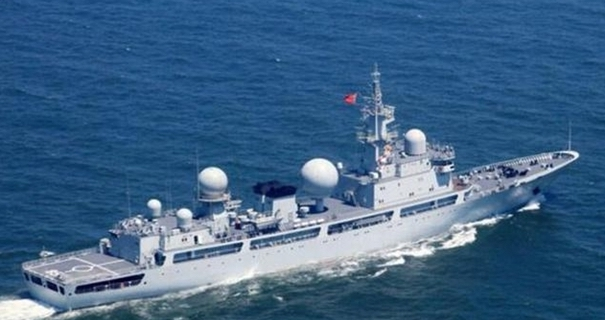
#> input picture nice/libs_quick_start_demos/bitmap2svg/v0.2.4/0013.png, 605 x 320 px
$ python quick_start_demo.py
#> lines starting #> are read from the running program, lines starting #| are printed output that depends on the picture
### bitmap2svg/__init__.py
import numpy as np
from PIL import Image
import sys

def bitmap_to_svg(
    image: Image.Image,
    num_colors: int | None = None, # User specifies desired colors, None for adaptive.
    resize: bool = True,           # Whether to resize the image before processing.
    target_size: tuple[int, int] = (384, 384), # Target (width, height) for resizing.
    simplification_epsilon_factor: float = 0.009, # Controls polygon simplification.
    min_contour_area: float = 10.0,              # Minimum area for a polygon to be included.
    max_features_to_render: int = 0,              # Max number of polygons (0 for unlimited).
    use_processed_mask: bool = False,         # Whether to use processed mask before finding contours.
    adaptive_epsilon: bool = False,           # Whether to use adaptive calculated epsilon in approxPolyDP.
    use_smooth_paths: bool = False      # Whether to use simple Bezier curve output instead of polygon output.
) -> str:
    """
    Converts a PIL Image object to an SVG string using the C++ backend.

    The C++ backend handles color quantization (including adaptive color count
    if num_colors is None or <=0), contour detection, polygon simplification,
    and SVG generation.

    Args:
        image: The input PIL.Image.Image object.
        num_colors: The desired number of dominant colors in the SVG.
                    If None or <=0, the C++ backend will adaptively choose
                    the number of colors.
        resize: If True, the image will be resized to `target_size` before
                conversion. This can significantly affect processing time and
                output complexity.
        target_size: A tuple (width, height) for resizing if `resize` is True.
        simplification_epsilon_factor: Controls polygon simplification.
                                       Higher values mean more simplification and
                                       fewer points in polygons. Corresponds to
                                       the epsilon factor used in Douglas-Peucker.
                                       Default: 0.009.
        min_contour_area: The minimum area (in pixels^2 of the processed image)
                          for a detected contour to be included in the SVG.
                          Helps filter out noise or very small details.
                          Default: 10.0.
        max_features_to_render: The maximum number of distinct colored polygons
                                (features) to render in the SVG. If 0, all
                                features passing other filters will be rendered.
                                Features are typically sorted by area descending,
                                so this effectively renders the largest N features.
                                Default: 0 (unlimited).
        use_processed_mask: Whether to use processed mask before finding contours.
        adaptive_epsilon: Whether to use adaptive calculated epsilon in approxPolyDP.
        use_smooth_paths: Whether to use simple Bezier curve output instead of polygon output.

    Returns:
        A string containing the SVG code.

    Raises:
        TypeError: If the input image is not a PIL.Image.Image instance.
        ValueError: If target_size is not valid.
        ImportError: If the C++ core module cannot be imported.
        RuntimeError: If an error occurs during C++ processing.
    """
    if not isinstance(image, Image.Image):
        raise TypeError("Input 'image' must be a PIL.Image.Image instance.")

    if not (isinstance(target_size, tuple) and len(target_size) == 2 and
            all(isinstance(dim, int) and dim > 0 for dim in target_size)):
        raise ValueError("target_size must be a tuple of two positive integers (width, height).")

    original_pil_width, original_pil_height = image.size

    # Work on a copy of the image to avoid modifying the original PIL Image object.
    processed_image = image.copy()

    if resize:
        # print(f"Resizing image from {processed_image.size} to {target_size}", file=sys.stderr)
        processed_image = processed_image.resize(target_size, Image.LANCZOS) # LANCZOS for high quality resize

    # Ensure the image is in RGB format, as C++ expects 3 channels.
    if processed_image.mode != 'RGB':
        processed_image = processed_image.convert('RGB')

    # Convert the (potentially resized) PIL Image to a NumPy array.
    # The C++ backend expects raw pixel data.
    # Ensure it's C-contiguous for pybind11.
    img_np_raw = np.array(processed_image, dtype=np.uint8)
    if not img_np_raw.flags['C_CONTIGUOUS']:
        img_np_raw = np.ascontiguousarray(img_np_raw) # Make it C-contiguous if not already

    # Determine the num_colors_hint for the C++ function.
    # Pass 0 or a negative value to C++ to trigger its adaptive color selection logic.
    num_colors_for_cpp_hint = 0
    if num_colors is not None:
        if num_colors > 0:
            num_colors_for_cpp_hint = num_colors
        # If num_colors is 0 or negative, it will also trigger adaptive in C++
        # (or can explicitly set it to 0 if num_colors is None).

    # Call the C++ core function.
    try:

        from . import bitmap2svg_core

        svg_code = bitmap2svg_core.convert_bitmap_to_svg_cpp(
            raw_bitmap_data_rgb=img_np_raw, # This numpy array contains the processed image data & dimensions
            # width=processed_width, # Pass if C++ binding needs explicit processed width
            # height=processed_height, # Pass if C++ binding needs explicit processed height
            num_colors_hint=num_colors_for_cpp_hint,
            simplification_epsilon_factor=simplification_epsilon_factor,
            min_contour_area=min_contour_area,
            max_features_to_render=max_features_to_render,
            use_processed_mask=use_processed_mask,
            adaptive_epsilon=adaptive_epsilon,
            use_smooth_paths=use_smooth_paths,
            original_width_py=original_pil_width, # For SVG's width attribute
            original_height_py=original_pil_height # For SVG's height attribute
        )
    except ImportError as e:
        print(
            f"Failed to import bitmap2svg_core: {e}\n"
            "Please ensure the C++ module is compiled correctly and is in the PYTHONPATH "
            "or the current working directory structure (e.g., part of the 'bitmap2svg' package).",
            file=sys.stderr
        )
        # Re-raise the exception so the user knows the import failed critically.
        raise
    except Exception as e:
        # Catch potential errors from the C++ extension (e.g., py::value_error)
        # or other runtime issues.
        print(f"Error during C++ SVG conversion: {e}", file=sys.stderr)
        # Re-raise to signal failure to the caller.
        raise

    return svg_code

# Example usage if this script is run directly.
# [98 lines that do not run on import are left out]

### nice/libs_quick_start_demos/bitmap2svg/v0.2.4/quick_start_demo.py
from PIL import Image
from bitmap2svg import bitmap_to_svg

try:
    img = Image.open("0013.png")
#> img is the input picture: PIL image 605x320 RGB; mean R, G, B 62.9, 99.7, 135.1

    # Convert to SVG
    svg_output = bitmap_to_svg(img, num_colors=None, use_processed_mask=True)
#> in bitmap_to_svg, `processed_image = processed_image.resize(target_size, Image.LANCZOS)`:
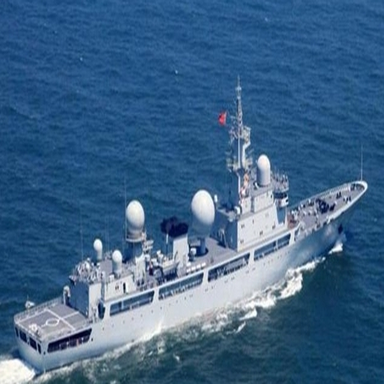
#> processed_image: PIL image 384x384 RGB; mean R, G, B 62.9, 99.7, 135.1
#> (the run stopped early here; a loop or call above may not have finished)
